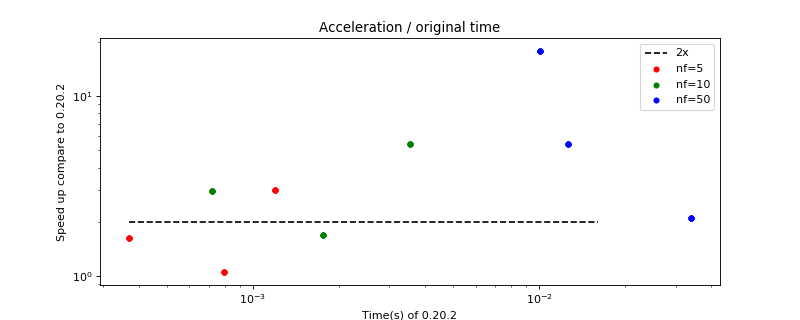

Here is the Python script that generated this plot:
import matplotlib.pyplot as plt
import pandas
name = "../../scikit-learn/results/bench_plot_polynomial_features_partial_fit.csv"
df = pandas.read_csv(name)
df['speedup'] = df['time_pipe_slow'] / df['time_pipe_fast']
plt.close('all')
fig, ax = plt.subplots(nrows=1, ncols=1, figsize=(10, 4))
for color, nfeat in zip('rgby', sorted(set(df.nfeat))):
    subdf = df[df.nfeat == nfeat]
    subdf.plot(x="time_pipe_slow", y="speedup", logx=True, logy=True,
               kind="scatter", ax=ax, label="nf=%d" % nfeat,
               c=color)
ax.set_xlabel("Time(s) of 0.20.2\n.")
ax.set_ylabel("Speed up compare to 0.20.2")
ax.set_title("Acceleration / original time")
ax.plot([df.time_pipe_slow.min(), df.time_pipe_fast.max()], [2, 2],
        "--", c="black", label="2x")
ax.legend()
plt.show()
